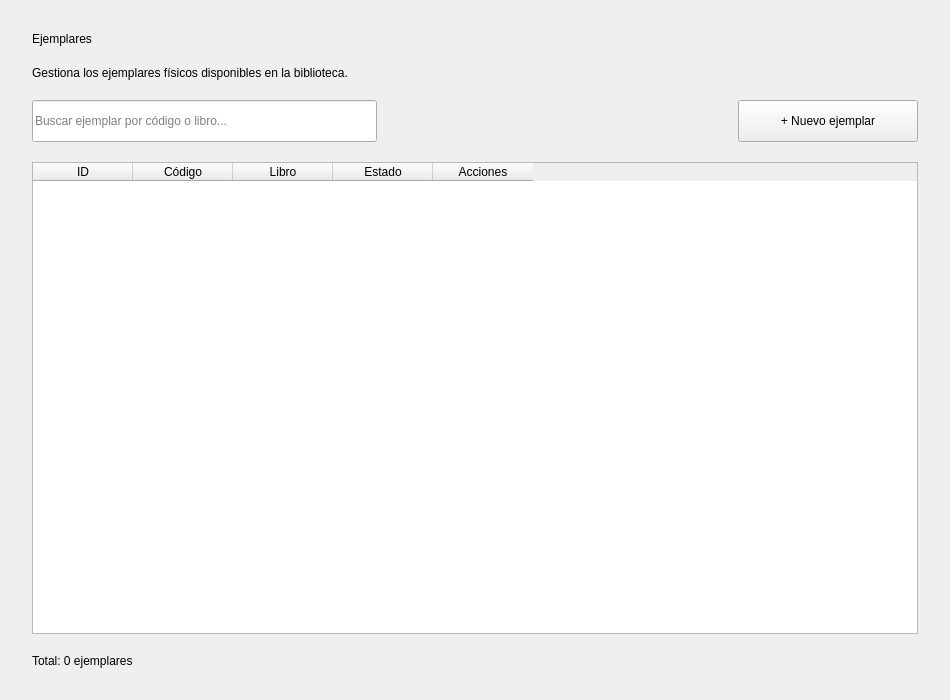
<?xml version="1.0" encoding="UTF-8"?>
<ui version="4.0">
 <class>EjemplaresPage</class>
 <widget class="QWidget" name="EjemplaresPage">
  <property name="geometry">
   <rect>
    <x>0</x>
    <y>0</y>
    <width>950</width>
    <height>700</height>
   </rect>
  </property>
  <property name="windowTitle">
   <string>Ejemplares</string>
  </property>
  <layout class="QVBoxLayout" name="layoutPrincipal">
   <property name="spacing">
    <number>20</number>
   </property>
   <property name="leftMargin">
    <number>32</number>
   </property>
   <property name="topMargin">
    <number>32</number>
   </property>
   <property name="rightMargin">
    <number>32</number>
   </property>
   <property name="bottomMargin">
    <number>32</number>
   </property>
   <item>
    <widget class="QLabel" name="lblTitulo">
     <property name="text">
      <string>Ejemplares</string>
     </property>
    </widget>
   </item>
   <item>
    <widget class="QLabel" name="lblDescripcion">
     <property name="text">
      <string>Gestiona los ejemplares físicos disponibles en la biblioteca.</string>
     </property>
    </widget>
   </item>
   <item>
    <layout class="QHBoxLayout" name="layoutHerramientas">
     <property name="spacing">
      <number>16</number>
     </property>
     <item>
      <widget class="QLineEdit" name="txtBuscar">
       <property name="minimumSize">
        <size>
         <width>250</width>
         <height>42</height>
        </size>
       </property>
       <property name="placeholderText">
        <string>Buscar ejemplar por código o libro...</string>
       </property>
      </widget>
     </item>
     <item>
      <spacer name="espaciadorHorizontal">
       <property name="orientation">
        <enum>Qt::Horizontal</enum>
       </property>
       <property name="sizeHint" stdset="0">
        <size>
         <width>40</width>
         <height>20</height>
        </size>
       </property>
      </spacer>
     </item>
     <item>
      <widget class="QPushButton" name="btnNuevoEjemplar">
       <property name="minimumSize">
        <size>
         <width>180</width>
         <height>42</height>
        </size>
       </property>
       <property name="text">
        <string>+ Nuevo ejemplar</string>
       </property>
      </widget>
     </item>
    </layout>
   </item>
   <item>
    <widget class="QTableWidget" name="tablaEjemplares">
     <property name="selectionBehavior">
      <enum>QAbstractItemView::SelectRows</enum>
     </property>
     <property name="selectionMode">
      <enum>QAbstractItemView::SingleSelection</enum>
     </property>
     <property name="editTriggers">
      <set>QAbstractItemView::NoEditTriggers</set>
     </property>
     <property name="columnCount">
      <number>5</number>
     </property>
     <column>
      <property name="text">
       <string>ID</string>
      </property>
     </column>
     <column>
      <property name="text">
       <string>Código</string>
      </property>
     </column>
     <column>
      <property name="text">
       <string>Libro</string>
      </property>
     </column>
     <column>
      <property name="text">
       <string>Estado</string>
      </property>
     </column>
     <column>
      <property name="text">
       <string>Acciones</string>
      </property>
     </column>
    </widget>
   </item>
   <item>
    <widget class="QLabel" name="lblTotal">
     <property name="text">
      <string>Total: 0 ejemplares</string>
     </property>
    </widget>
   </item>
  </layout>
 </widget>
 <resources/>
 <connections/>
</ui>
